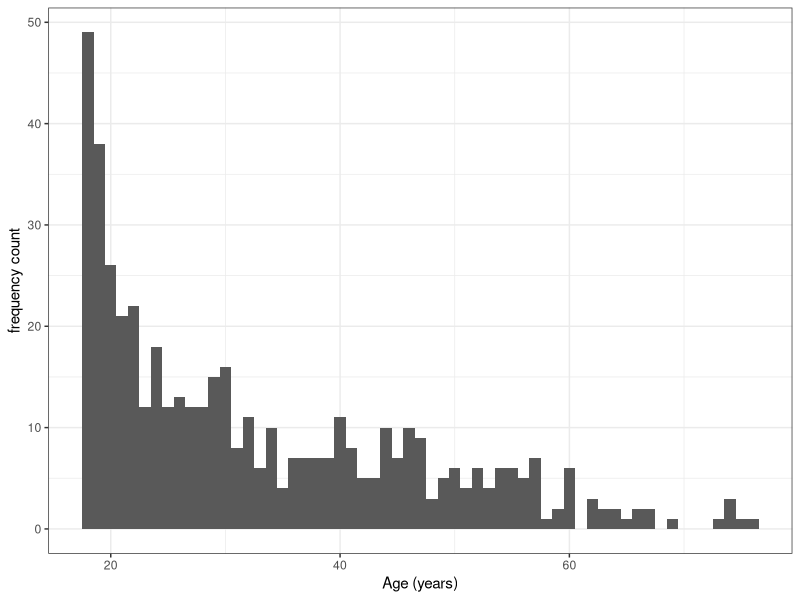
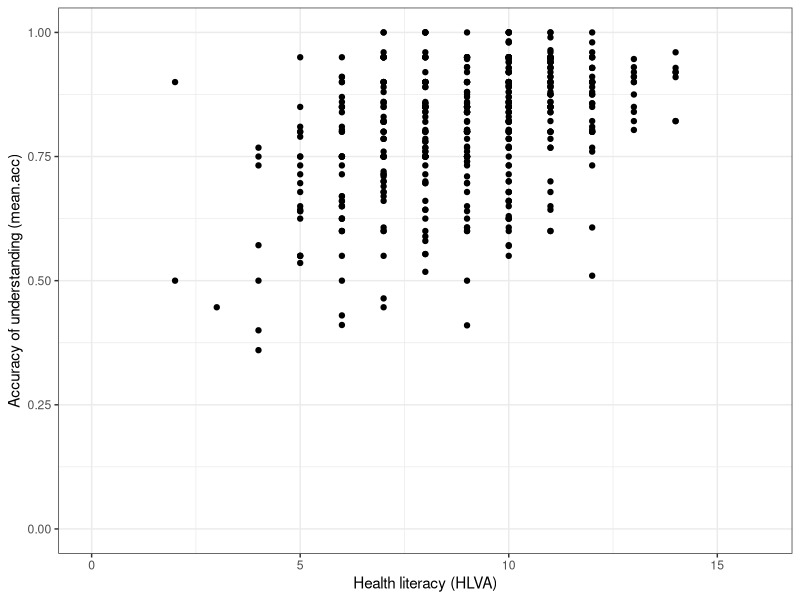
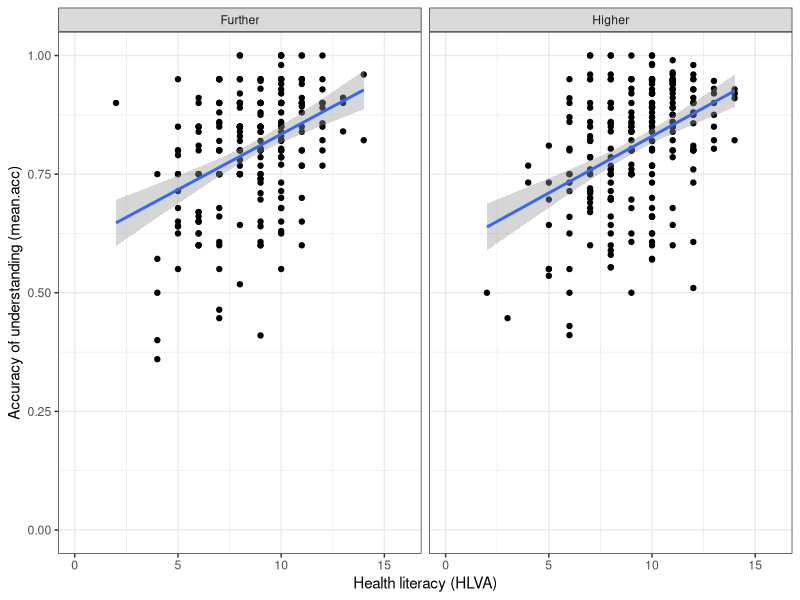
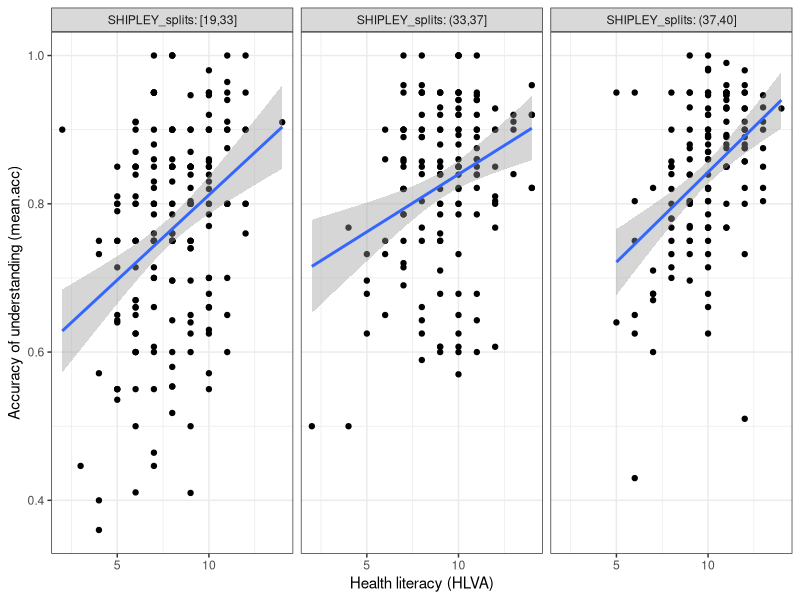

The R source for these figures, in order: (Note: this script raises an error after producing the figures.)
## ---- chunk 1
knitr::opts_chunk$set(echo = TRUE)
## ---- chunk 2
rm(list=ls())                            
## ---- chunk 3
library("ggeffects")
library("tidyverse")
## ---- chunk 4
all.data <- read_csv("all.data.csv")  
## ---- chunk 5
summary(all.data)
## ---- chunk 6
ggplot(data = all.data, aes(x = AGE)) + 
  geom_histogram(binwidth = 1) +
  theme_bw() +
  labs(x = "Age (years)", y = "frequency count")
## ---- chunk 7
is.factor(all.data$AGE)
is.numeric(all.data$AGE)
## ---- chunk 8
is.factor(all.data$EDUCATION)
is.numeric(all.data$EDUCATION)
## ---- chunk 9
is.character(all.data$EDUCATION)
## ---- chunk 10
all.data$EDUCATION <- as.factor(all.data$EDUCATION)
## ---- chunk 11
summary(all.data)
## ---- chunk 12
ggplot(data = all.data, aes(x = HLVA, y = mean.acc)) +
  geom_point() +
  theme_bw() +
  labs(y = "Accuracy of understanding (mean.acc)", 
       x = "Health literacy (HLVA)") +
  xlim(0, 16) + ylim(0, 1)
## ---- chunk 13
ggplot(data = all.data, aes(x = HLVA, y = mean.acc)) +
  geom_point() +
  geom_smooth(method = 'lm') +
  theme_bw() +
  labs(y = "Accuracy of understanding (mean.acc)", 
       x = "Health literacy (HLVA)") +
  xlim(0, 16) + ylim(0, 1) +
  facet_wrap(~ EDUCATION)
## ---- chunk 14
all.data$SHIPLEY_splits <- cut_number(all.data$SHIPLEY, 3)
## ---- chunk 15
ggplot(data = all.data, aes(x = HLVA, y = mean.acc)) +
  geom_point() +
  geom_smooth(method = 'lm') +
  facet_wrap(~ SHIPLEY_splits, nrow = 1, labeller = label_both) +
  labs(y = "Accuracy of understanding (mean.acc)", 
       x = "Health literacy (HLVA)") +
  theme_bw() 
## ---- chunk 16
model <- lm(mean.acc ~ HLVA + SHIPLEY, 
            data = all.data)

summary(model)
## ---- chunk 17
model <- lm(mean.acc ~ FACTOR3 + EDUCATION, 
            data = all.data)

summary(model)
## ---- chunk 18
all.data$FACTOR3_centered <- all.data$FACTOR3 - mean(all.data$FACTOR3, na.rm = TRUE)
## ---- chunk 19
mean(all.data$FACTOR3, na.rm = TRUE)
## ---- chunk 20
all.data %>%
  select(FACTOR3_centered, FACTOR3) %>%
  print(n = 20)
## ---- chunk 21
all.data$HLVA_centered <- all.data$HLVA - mean(all.data$HLVA, na.rm = TRUE)
## ---- chunk 22
all.data$SHIPLEY_centered <- all.data$SHIPLEY - mean(all.data$SHIPLEY, na.rm = TRUE)
## ---- chunk 23
model <- lm(mean.acc ~ HLVA_centered + SHIPLEY_centered, 
            data = all.data)

summary(model)
## ---- chunk 24
model <- lm(mean.acc ~ HLVA_centered*SHIPLEY_centered, 
            data = all.data)

summary(model)
## ---- chunk 25
model <- lm(mean.acc ~ FACTOR3_centered*EDUCATION, 
            data = all.data)

summary(model)
## ---- chunk 26
# -- first fit the model
model <- lm(mean.acc ~ FACTOR3_centered*EDUCATION, 
            data = all.data)

# -- make plot
plot_model(model, type = "pred", 
           terms = c("FACTOR3_centered", "EDUCATION")) +
  theme_bw() +
  ylim(0, 1)
